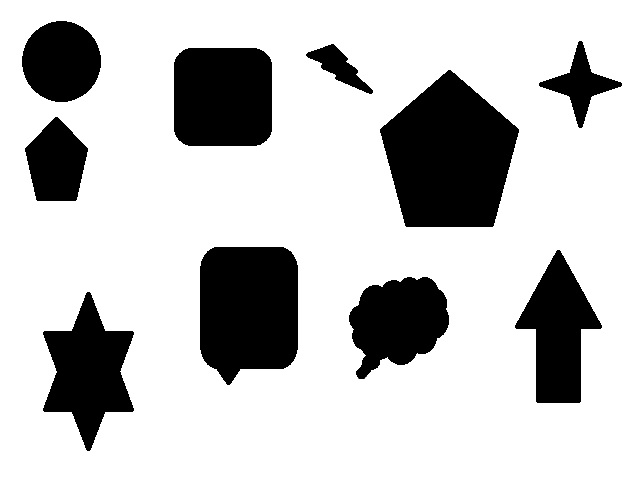
//> input picture third_report/samples/paint.jpg, 640 x 480 px
$ ./hough_transform   (built with g++ and OpenCV 4)
//> lines starting //> are read from the running program, lines starting //| are printed output that depends on the picture; after the words box and inside, x2 and y2 are one past the last pixel; in counts of white or black regions, pixels touching at a corner belong together
#include <iostream>
#include <opencv2/highgui.hpp>
#include <opencv2/imgproc.hpp>
#include <cxcore.h>
#include <highgui.h>

using namespace std;
using namespace cv;

int main() {
    Mat img, grayImage;
    vector<Vec3f> circles;

    img = imread("/home/matheus/Dropbox/treinamento-pdi/samples/paint.jpg");
//> img is the input picture: 480 rows x 640 cols, CV_8UC3; min 0, max 255, mean 196.7

    cvtColor(img, grayImage, CV_RGB2GRAY);

    GaussianBlur(grayImage, grayImage, Size(9, 9), 2, 2);
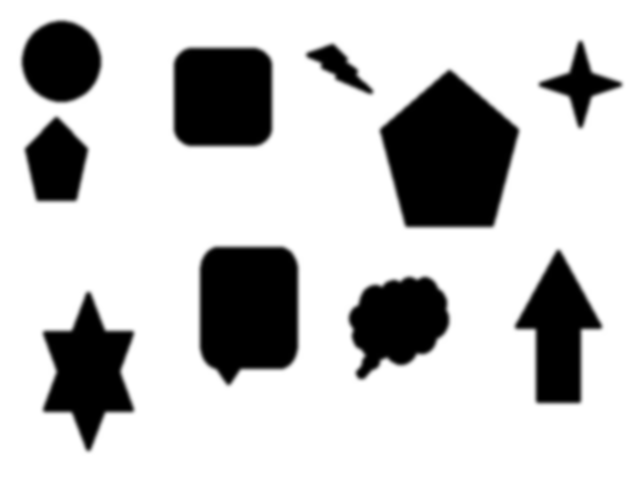
//> grayImage: 480 rows x 640 cols, CV_8UC1; min 0, max 255, mean 196.7

    HoughCircles(grayImage, circles, CV_HOUGH_GRADIENT, 1, grayImage.rows / 4, 100, 50, 0, 0);
//> circles = 1 circle (x, y, radius): [61.5, 60.5, 39.8]

    for (int i = 0; i < circles.size(); i++) {
        Point center(cvRound(circles[i][0]), cvRound(circles[i][1]));
        int radius = cvRound(circles[i][2]);
        circle(img, center, 2, Scalar(0, 255, 0), 2, CV_AA, 0);
        circle(img, center, radius, Scalar(0, 0, 255), 2, CV_AA, 0);
    }
//> this loop made 1 pass
//> (center, radius) on pass 1: (Point(62, 60), 40)
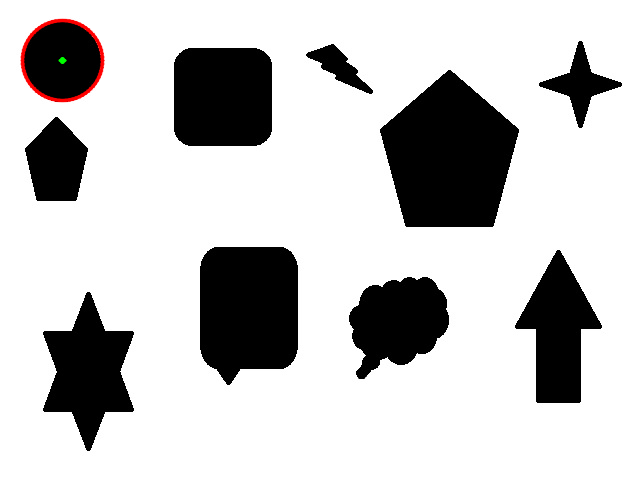
//> img: 480 rows x 640 cols, CV_8UC3; 0.44% of pixels changed, all inside (x1, y1, x2, y2) = (20, 18, 105, 103)

    imshow("image with Hough transform", img);

    imwrite("/home/matheus/Dropbox/treinamento-pdi/results/circle_hough_transform.jpg", img);

    waitKey(0);
    return 0;
}

$ run again, with third_report/samples/black_circle.jpg copied over third_report/samples/paint.jpg
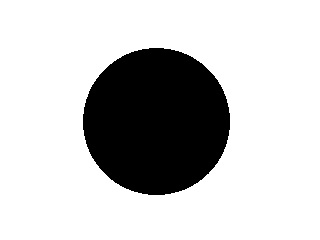
//> input picture third_report/samples/black_circle.jpg, 320 x 240 px
//> img is the input picture: 240 rows x 320 cols, CV_8UC3; min 0, max 255, mean 198.7
//> `GaussianBlur(grayImage, grayImage, Size(9, 9), 2, 2);`:
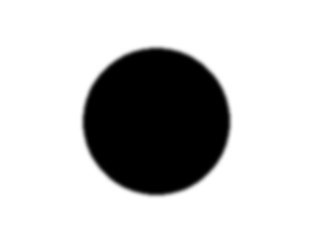
//> grayImage: 240 rows x 320 cols, CV_8UC1; min 0, max 255, mean 198.7
//> circles = 1 circle (x, y, radius): [154.5, 120.5, 74.1]
//> the loop `for (int i = 0; i < circles.size(); i++)` made 1 pass
//> (center, radius) on pass 1: (Point(154, 120), 74)
//> after the loop `for (int i = 0; i < circles.size(); i++)`:
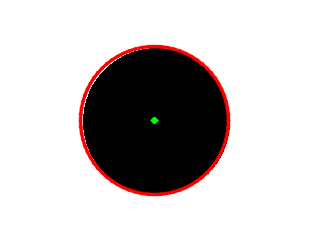
//> img: 240 rows x 320 cols, CV_8UC3; 3.06% of pixels changed, all inside (x1, y1, x2, y2) = (78, 44, 231, 197)
